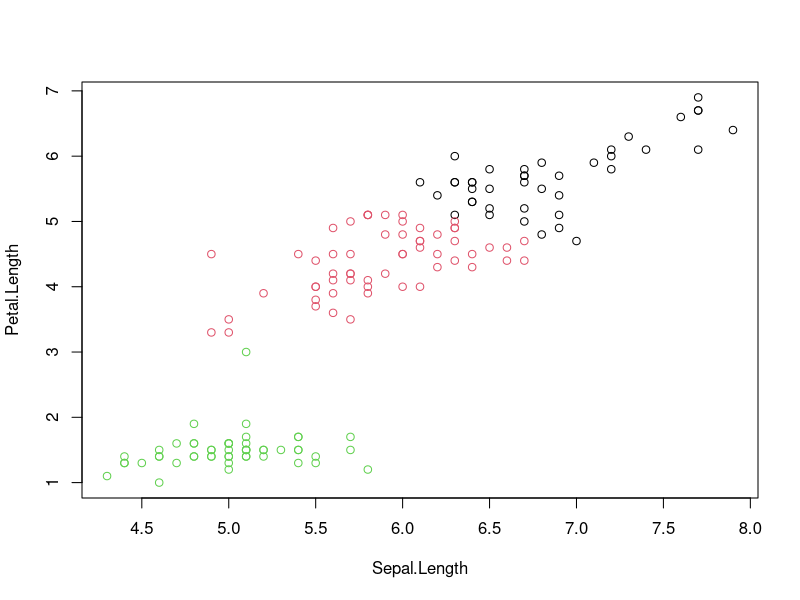
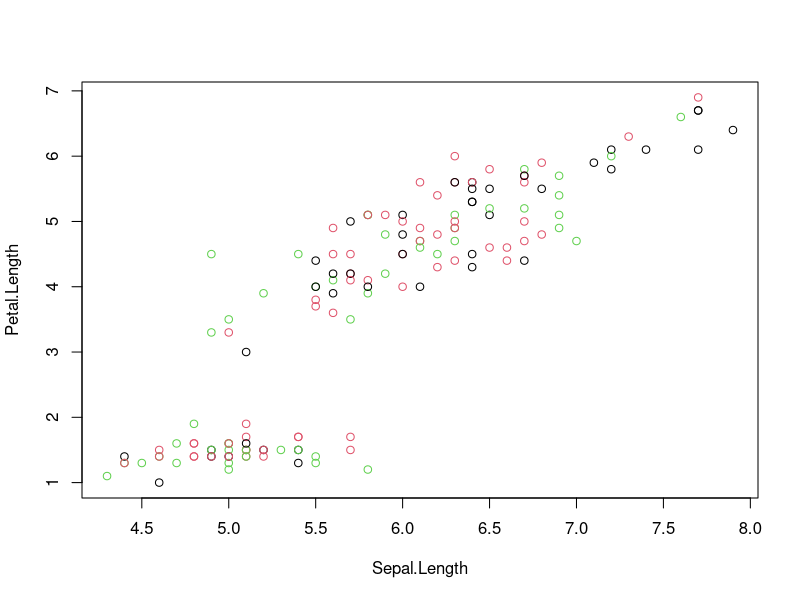
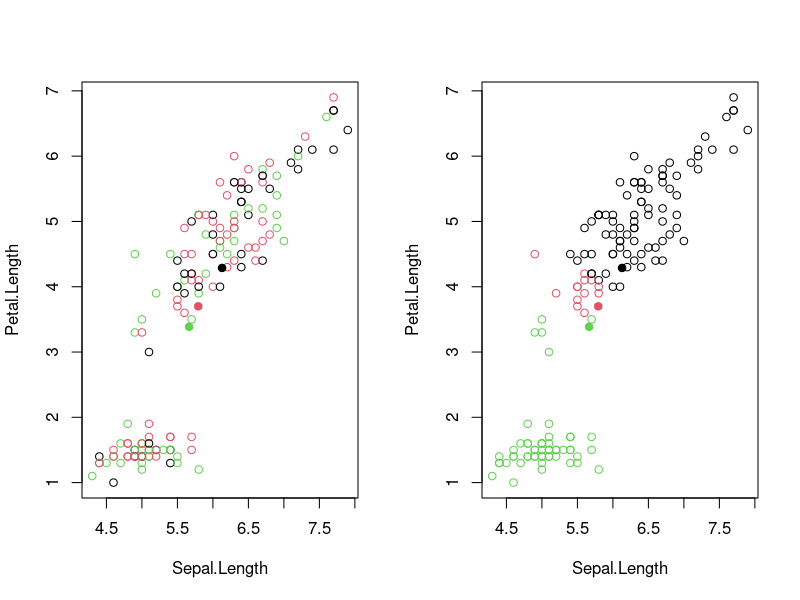
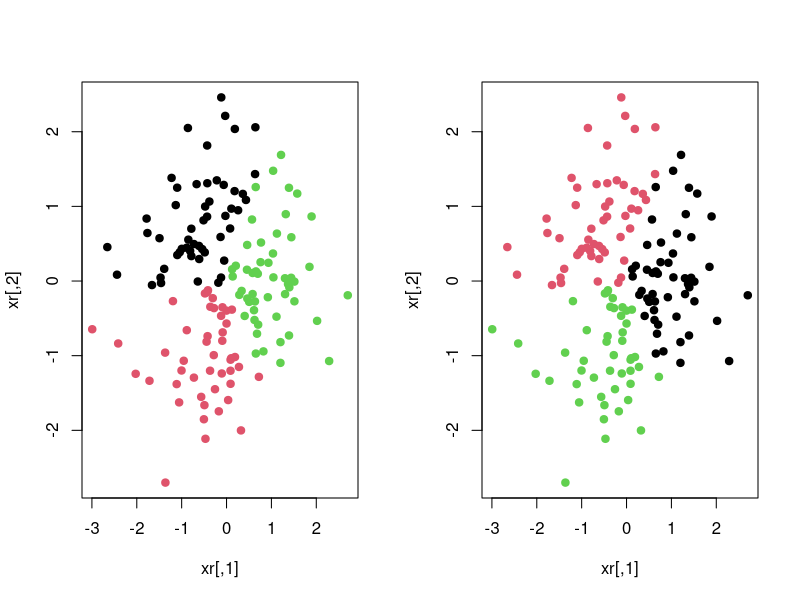
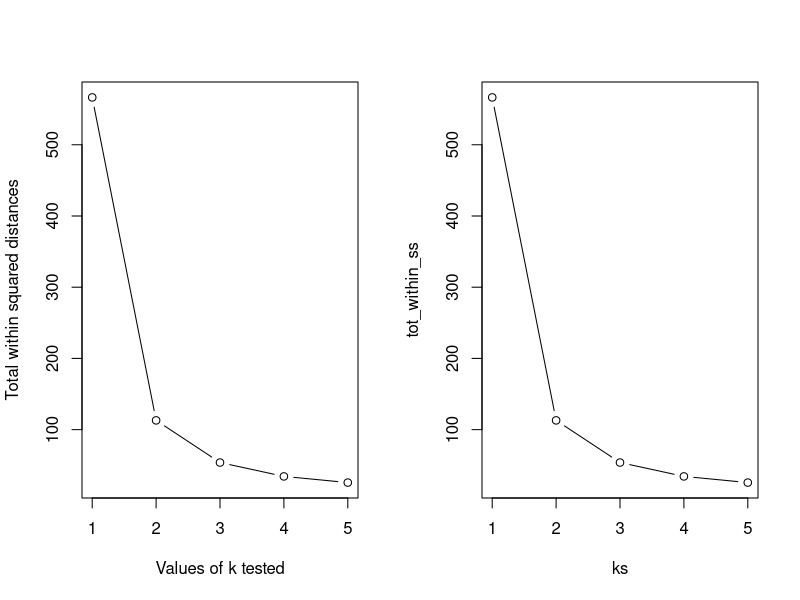
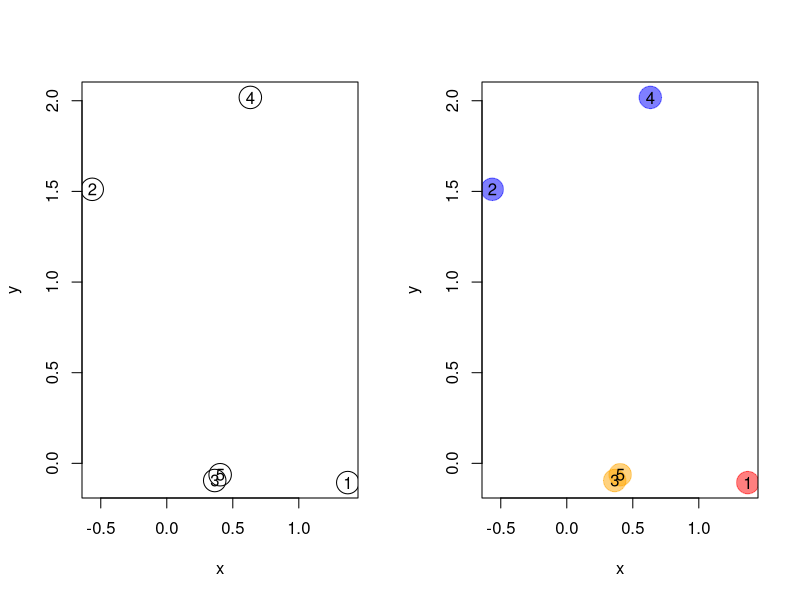
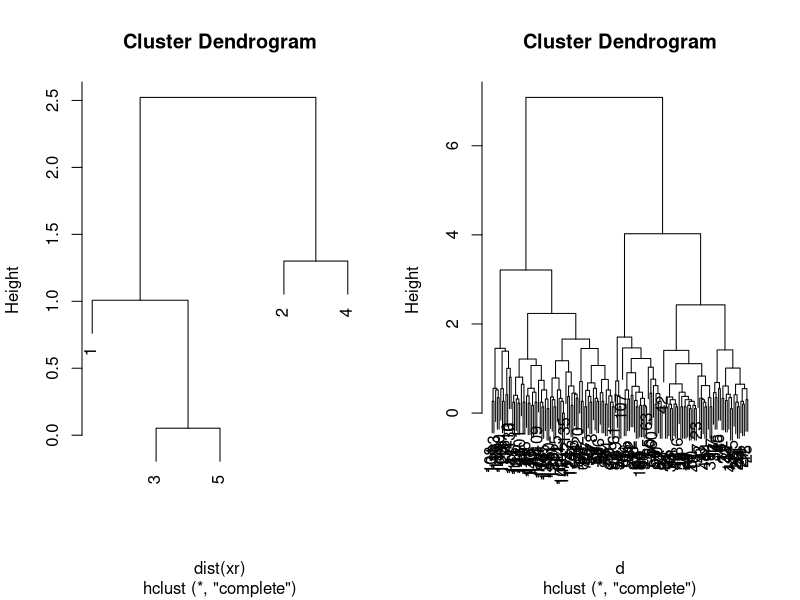
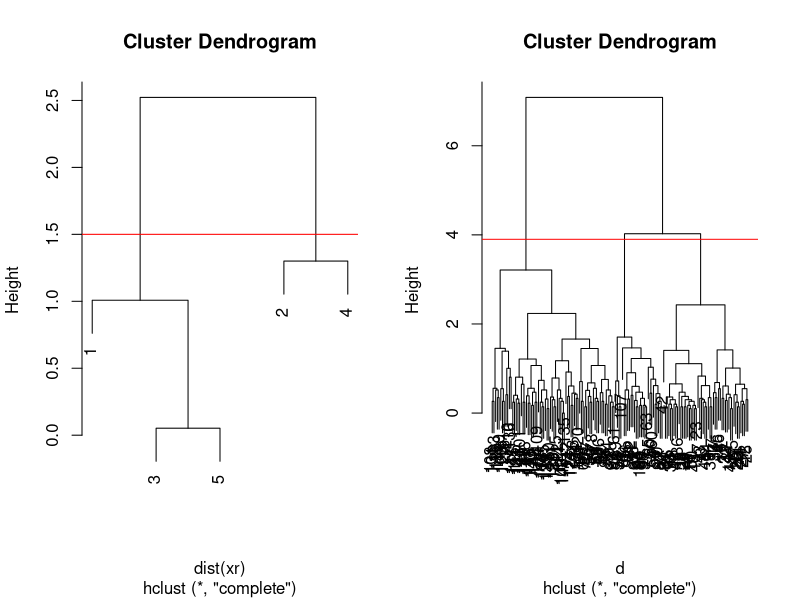

Write the R code that produced these figures, in order.
## ---- chunk 1
i <- grep("Length", names(iris))
x <- iris[, i]
## ---- chunk 2
cl <- kmeans(x, 3, nstart = 10)
## ---- chunk 3
plot(x, col = cl$cluster)
## ---- chunk 4
init <- sample(3, nrow(x), replace = TRUE)
plot(x, col = init)
## ---- chunk 5
par(mfrow = c(1, 2))
plot(x, col = init)
centres <- sapply(1:3, function(i) colMeans(x[init == i, ], ))
centres <- t(centres)
points(centres[, 1], centres[, 2], pch = 19, col = 1:3)

tmp <- dist(rbind(centres, x))
tmp <- as.matrix(tmp)[, 1:3]

ki <- apply(tmp, 1, which.min)
ki <- ki[-(1:3)]

plot(x, col = ki)
points(centres[, 1], centres[, 2], pch = 19, col = 1:3)
## ---- chunk 6
cl1 <- kmeans(x, centers = 3, nstart = 10)
cl2 <- kmeans(x, centers = 3, nstart = 10)
table(cl1$cluster, cl2$cluster)

cl1 <- kmeans(x, centers = 3, nstart = 1)
cl2 <- kmeans(x, centers = 3, nstart = 1)
table(cl1$cluster, cl2$cluster)

set.seed(42)
xr <- matrix(rnorm(prod(dim(x))), ncol = ncol(x))
cl1 <- kmeans(xr, centers = 3, nstart = 1)
cl2 <- kmeans(xr, centers = 3, nstart = 1)
table(cl1$cluster, cl2$cluster)
diffres <- cl1$cluster != cl2$cluster
par(mfrow = c(1, 2))
plot(xr, col = cl1$cluster, pch = ifelse(diffres, 19, 1))
plot(xr, col = cl2$cluster, pch = ifelse(diffres, 19, 1))
## ---- chunk 7
ks <- 1:5
tot_within_ss <- sapply(ks, function(k) {
    cl <- kmeans(x, k, nstart = 10)
    cl$tot.withinss
})
plot(ks, tot_within_ss, type = "b",
     ylab = "Total within squared distances",
     xlab = "Values of k tested")
## ---- chunk 8
ks <- 1:5
tot_within_ss <- sapply(ks, function(k) {
    cl <- kmeans(x, k, nstart = 10)
    cl$tot.withinss
})
plot(ks, tot_within_ss, type = "b")
## ---- chunk 9
set.seed(42)
xr <- data.frame(x = rnorm(5),
                 y = rnorm(5))
cls <- c("red", "blue", "orange", "blue", "orange")
cls <- scales::col2hcl(cls, alpha = 0.5)
par(mfrow = c(1, 2))
plot(xr, cex = 3)
text(xr$x, xr$y, 1:5)
plot(xr, cex = 3, col = cls, pch = 19)
text(xr$x, xr$y, 1:5)
## ---- chunk 10
plot(hcr <- hclust(dist(xr)))
## ---- chunk 11
d <- dist(iris[, 1:4])
hcl <- hclust(d)
hcl
plot(hcl)
## ---- chunk 12
plot(hcr)
abline(h = 1.5, col = "red")
## ---- chunk 13
plot(hcl)
abline(h = 3.9, col = "red")
cutree(hcl, k = 3)
cutree(hcl, h = 3.9)
identical(cutree(hcl, k = 3), cutree(hcl, h = 3.9))
## ---- chunk 14
km <- kmeans(iris[, 1:4], centers = 3, nstart = 10)
hcl <- hclust(dist(iris[, 1:4]))
table(km$cluster, cutree(hcl, k = 3))
par(mfrow = c(1, 2))
plot(iris$Petal.Length, iris$Sepal.Length, col = km$cluster, main = "k-means")
plot(iris$Petal.Length, iris$Sepal.Length, col = cutree(hcl, k = 3), main = "Hierarchical clustering")
## Checking with the labels provided with the iris data
table(iris$Species, km$cluster)
table(iris$Species, cutree(hcl, k = 3))
## ---- chunk 15
colMeans(mtcars)
hcl1 <- hclust(dist(mtcars))
hcl2 <- hclust(dist(scale(mtcars)))
par(mfrow = c(1, 2))
plot(hcl1, main = "original data")
plot(hcl2, main = "scaled data")
## ---- chunk 16
set.seed(1)
xy <- data.frame(x = (x <- rnorm(50, 2, 1)),
                 y = x + rnorm(50, 1, 0.5))
pca <- prcomp(xy)

z <- cbind(x = c(-1, 1), y = c(0, 0))
zhat <- z %*% t(pca$rotation[, 1:2])
zhat <- scale(zhat, center = colMeans(xy), scale = FALSE)
par(mfrow = c(1, 3))
plot(xy, main = "Orignal data (2 dimensions)")
plot(xy, main = "Orignal data with PC1")
abline(lm(y ~ x, data = data.frame(zhat - 10)), lty = "dashed")
grid()
plot(pca$x, main = "Data in PCA space")
grid()
## ---- chunk 17
pairs(iris[, -5], col = iris[, 5], pch = 19)
## ---- chunk 18
irispca <- prcomp(iris[, -5])
summary(irispca)
## ---- chunk 19
## boxplot(irispca$x[, 1] ~ iris[, 5], ylab = "PC1")
hist(irispca$x[iris$Species == "setosa", 1],
     xlim = range(irispca$x[, 1]), col = "#FF000030",
     xlab = "PC1", main = "PC1 variance explained 92%")
rug(irispca$x[iris$Species == "setosa", 1], col = "red")
hist(irispca$x[iris$Species == "versicolor", 1], add = TRUE, col = "#00FF0030")
rug(irispca$x[iris$Species == "versicolor", 1], col = "green")
hist(irispca$x[iris$Species == "virginica", 1],  add = TRUE, col = "#0000FF30")
rug(irispca$x[iris$Species == "virginica", 1], col = "blue")
## ---- chunk 20
biplot(irispca)
## ---- chunk 21
var <- irispca$sdev^2
(pve <- var/sum(var))
cumsum(pve)
## ---- chunk 22
par(mfrow = c(1, 2))
plot(irispca$x[, 1:2], col = iris$Species)
plot(irispca$x[, 3:4], col = iris$Species)
## ---- chunk 23
par(mfrow = c(1, 2))
biplot(prcomp(mtcars, scale = FALSE), main = "No scaling")  ## 1
biplot(prcomp(mtcars, scale = TRUE), main = "With scaling") ## 2
## ---- chunk 24
library("Rtsne")
uiris <- unique(iris[, 1:5])
iristsne <- Rtsne(uiris[, 1:4])
plot(iristsne$Y, col = uiris$Species)
